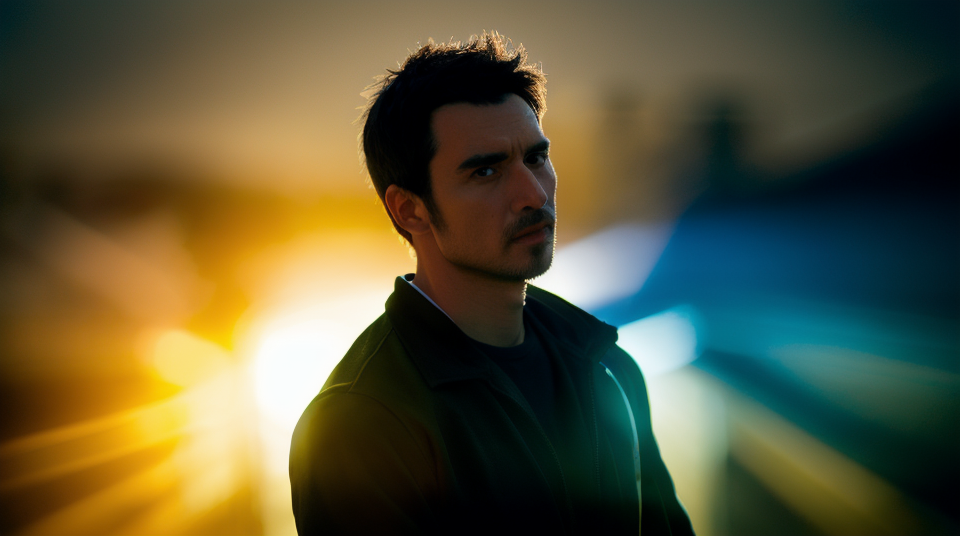
#> input picture MakeGridImg/001.png, 960 x 536 px; its folder holds only this picture in this run
$ python MakeGridImg.py
#> lines starting #> are read from the running program, lines starting #| are printed output that depends on the picture
#!/usr/bin/env python
# -*- coding:utf-8 -*-

"""
MakeGridImg.py
make grid for many image result
"""

__version__ = "1.00"
__date__ = "24 Dec 2023"

import glob
import numpy as np
from PIL import Image
from datetime import datetime
import random
import cv2
import math
from tqdm import tqdm

def create_image_grid(sorted_flag=False, random_flag=True, create_video=True):

    # Read all png files
#> called with sorted_flag = False, random_flag = True, create_video = True
    image_files = glob.glob("*.png")

    # Random shuffle
    if(random_flag):
        random.shuffle(image_files)

    if(sorted_flag):
        image_files = sorted(image_files)

    # Calc images number
    num_images = len(image_files)

    # Calc grid size
    grid_size = int((np.sqrt(num_images)))
    print("grid_size=",grid_size)

    # Calc grid size and images number diff
    grid_diff = int(num_images - (grid_size*grid_size))

    # del the image list
    if(grid_diff != 0):
        print("adjust grid diff ofset=",grid_diff)
        image_files = image_files[:-grid_diff]
        num_images = len(image_files)

    print("num_images=",num_images)

    # init grid canvas
    grid_image = np.ones((grid_size * 512, grid_size * 512, 3), dtype=np.uint8) * 255

    # Get timestamp
    timestamp = datetime.now().strftime("%Y%m%d%H%M%S")

    # Define video writer if create_video is True
    if create_video:
        output_file = f"grid_process_{timestamp}_{str(num_images)}_tiles.mov" # Video file name for saving
        fourcc = cv2.VideoWriter_fourcc('m', 'p', '4', 'v')
        fps = 24
        print("fps=",fps)
        video_output = cv2.VideoWriter(output_file, fourcc, fps, (1080, 1080))
        # Display text on the first frame
        image_char = np.ones((1080, 1080, 3), dtype=np.uint8) * 255
        font = cv2.FONT_HERSHEY_SIMPLEX
        font_scale = 1
        font_thickness = 2
        text_lines = ["Generative Grid Images - Made with Code", f"{str(num_images)} images, each {str(grid_size)}x{str(grid_size)} pixels"]
        line_height = max(cv2.getTextSize("A", font, font_scale, font_thickness)[0][1], 10)  # Get the height of the text
        for i, text_line in enumerate(text_lines):
            text_size = cv2.getTextSize(text_line, font, font_scale, font_thickness)[0]
            text_position = ((1080 - text_size[0]) // 2, int((1080 - len(text_lines) * line_height) / 2) + (i + 1) * (line_height+25))
            text_color = (0, 0, 0) #black
            cv2.putText(image_char, text_line, text_position, font, font_scale, text_color, font_thickness)
        for _ in range((fps*2)):# Repeat for 48 frames to pause the video
            video_output.write(image_char)

    # put the images on the grid canvas
    for i, image_path in tqdm(enumerate(image_files), desc="[Put Grid Images]"):
        img = Image.open(image_path)
#> img is the input picture: PIL image 960x536 RGB; mean R, G, B 89.2, 85.9, 57.2
        img = img.convert("RGB")
        width, height = img.size
#> width = 960; height = 536
        min_dim = min(width, height)
#> min_dim = 536
        if(width != height):
            left = (width - min_dim) // 2
#> left = 212
            top = (height - min_dim) // 2
#> top = 0
            right = (width + min_dim) // 2
#> right = 748
            bottom = (height + min_dim) // 2
#> bottom = 536
            img = img.crop((left, top, right, bottom))
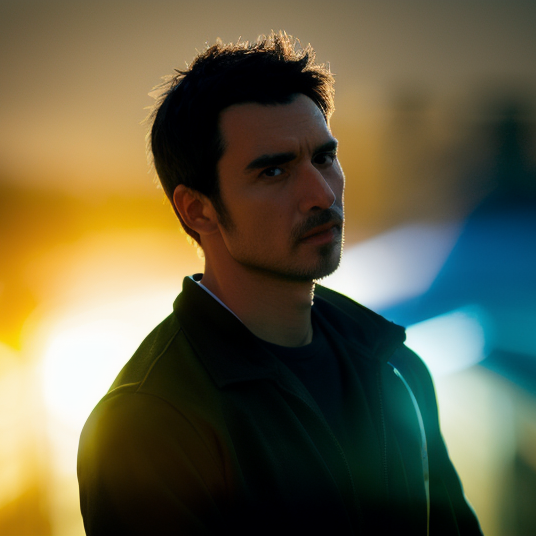
#> img: PIL image 536x536 RGB; mean R, G, B 99.5, 94.9, 68.6
        img = img.resize((512, 512))
#> img: PIL image 512x512 RGB

        row = i // grid_size
        col = i % grid_size

        grid_image[row * 512:(row + 1) * 512, col * 512:(col + 1) * 512, :] = np.array(img)

        # Add the current frame to the video if create_video is True
        if create_video:
            frame = cv2.resize(grid_image, (1080, 1080))
            frame = cv2.cvtColor(frame, cv2.COLOR_RGB2BGR)
            # output_image = Image.fromarray(frame)
            # process_path = f"output_{str(i)}_images.jpg"
            # output_image.save(process_path)
            for _ in range(int(fps/7)):# Repeat for 48 frames to pause the video
                video_output.write(frame)

    # Get timestamp
    timestamp = datetime.now().strftime("%Y%m%d%H%M%S")

    # Gen filepath
    output_path = f"output_grid_{timestamp}_{str(num_images)}_images.jpg"

    # Save a grid image
    output_image = Image.fromarray(grid_image)
    output_image = output_image.resize((1080, 1080))
    output_image.save(output_path)
    print(f"Grid image saved at: {output_path}")

    # Release the video writer if create_video is True
    if create_video:
        video_output.release()

if __name__ == '__main__':
    create_image_grid()
